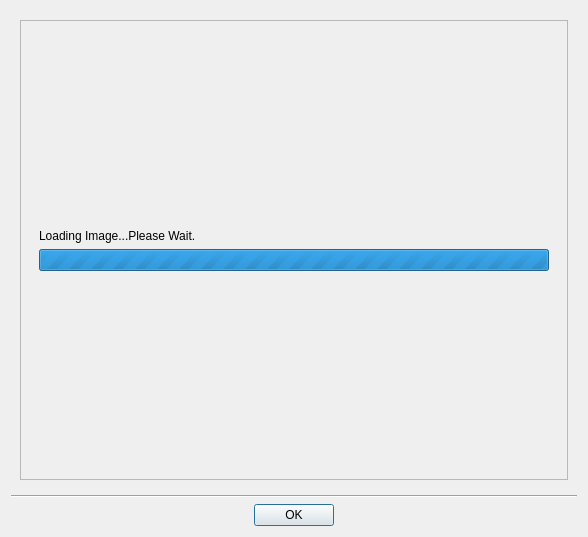
<?xml version="1.0" encoding="UTF-8"?>
<ui version="4.0">
 <class>ExportSettingsDialog</class>
 <widget class="QDialog" name="ExportSettingsDialog">
  <property name="geometry">
   <rect>
    <x>0</x>
    <y>0</y>
    <width>588</width>
    <height>537</height>
   </rect>
  </property>
  <property name="windowTitle">
   <string>Image View</string>
  </property>
  <layout class="QVBoxLayout" name="verticalLayout">
   <item>
    <widget class="QWidget" name="widget" native="true">
     <layout class="QVBoxLayout" name="verticalLayout_2">
      <item>
       <widget class="QScrollArea" name="scrollArea">
        <property name="widgetResizable">
         <bool>true</bool>
        </property>
        <property name="alignment">
         <set>Qt::AlignCenter</set>
        </property>
        <widget class="QWidget" name="scrollAreaWidgetContents">
         <property name="geometry">
          <rect>
           <x>0</x>
           <y>0</y>
           <width>550</width>
           <height>461</height>
          </rect>
         </property>
         <layout class="QHBoxLayout" name="horizontalLayout_2">
          <item>
           <widget class="QStackedWidget" name="stackedWidget">
            <property name="currentIndex">
             <number>1</number>
            </property>
            <widget class="QWidget" name="page">
             <layout class="QHBoxLayout" name="horizontalLayout" stretch="1">
              <item>
               <widget class="QLabel" name="imageLabel">
                <property name="text">
                 <string>No image</string>
                </property>
                <property name="alignment">
                 <set>Qt::AlignCenter</set>
                </property>
               </widget>
              </item>
             </layout>
            </widget>
            <widget class="QWidget" name="page_2">
             <layout class="QVBoxLayout" name="verticalLayout_3">
              <item>
               <spacer name="verticalSpacer_2">
                <property name="orientation">
                 <enum>Qt::Vertical</enum>
                </property>
                <property name="sizeHint" stdset="0">
                 <size>
                  <width>20</width>
                  <height>40</height>
                 </size>
                </property>
               </spacer>
              </item>
              <item>
               <widget class="QLabel" name="label">
                <property name="text">
                 <string>Loading Image...Please Wait.</string>
                </property>
                <property name="wordWrap">
                 <bool>true</bool>
                </property>
               </widget>
              </item>
              <item>
               <widget class="QProgressBar" name="progressBar">
                <property name="maximum">
                 <number>0</number>
                </property>
                <property name="value">
                 <number>-1</number>
                </property>
                <property name="format">
                 <string/>
                </property>
               </widget>
              </item>
              <item>
               <spacer name="verticalSpacer">
                <property name="orientation">
                 <enum>Qt::Vertical</enum>
                </property>
                <property name="sizeHint" stdset="0">
                 <size>
                  <width>20</width>
                  <height>40</height>
                 </size>
                </property>
               </spacer>
              </item>
             </layout>
            </widget>
           </widget>
          </item>
         </layout>
        </widget>
       </widget>
      </item>
     </layout>
    </widget>
   </item>
   <item>
    <widget class="Line" name="line">
     <property name="orientation">
      <enum>Qt::Horizontal</enum>
     </property>
    </widget>
   </item>
   <item>
    <widget class="QDialogButtonBox" name="buttonBox">
     <property name="orientation">
      <enum>Qt::Horizontal</enum>
     </property>
     <property name="standardButtons">
      <set>QDialogButtonBox::Ok</set>
     </property>
     <property name="centerButtons">
      <bool>true</bool>
     </property>
    </widget>
   </item>
  </layout>
 </widget>
 <resources/>
 <connections>
  <connection>
   <sender>buttonBox</sender>
   <signal>accepted()</signal>
   <receiver>ExportSettingsDialog</receiver>
   <slot>accept()</slot>
   <hints>
    <hint type="sourcelabel">
     <x>248</x>
     <y>254</y>
    </hint>
    <hint type="destinationlabel">
     <x>157</x>
     <y>274</y>
    </hint>
   </hints>
  </connection>
  <connection>
   <sender>buttonBox</sender>
   <signal>rejected()</signal>
   <receiver>ExportSettingsDialog</receiver>
   <slot>reject()</slot>
   <hints>
    <hint type="sourcelabel">
     <x>316</x>
     <y>260</y>
    </hint>
    <hint type="destinationlabel">
     <x>286</x>
     <y>274</y>
    </hint>
   </hints>
  </connection>
 </connections>
</ui>
